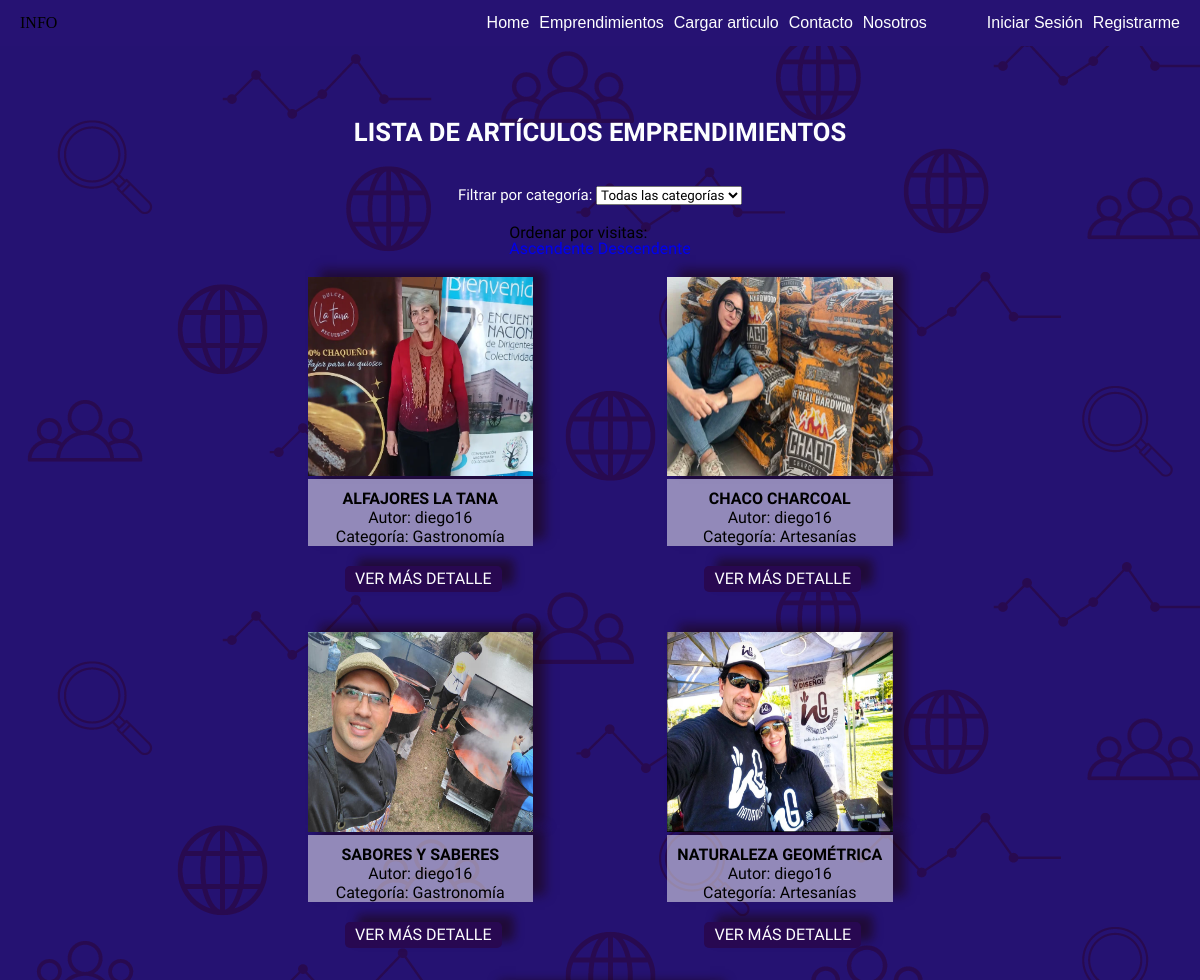
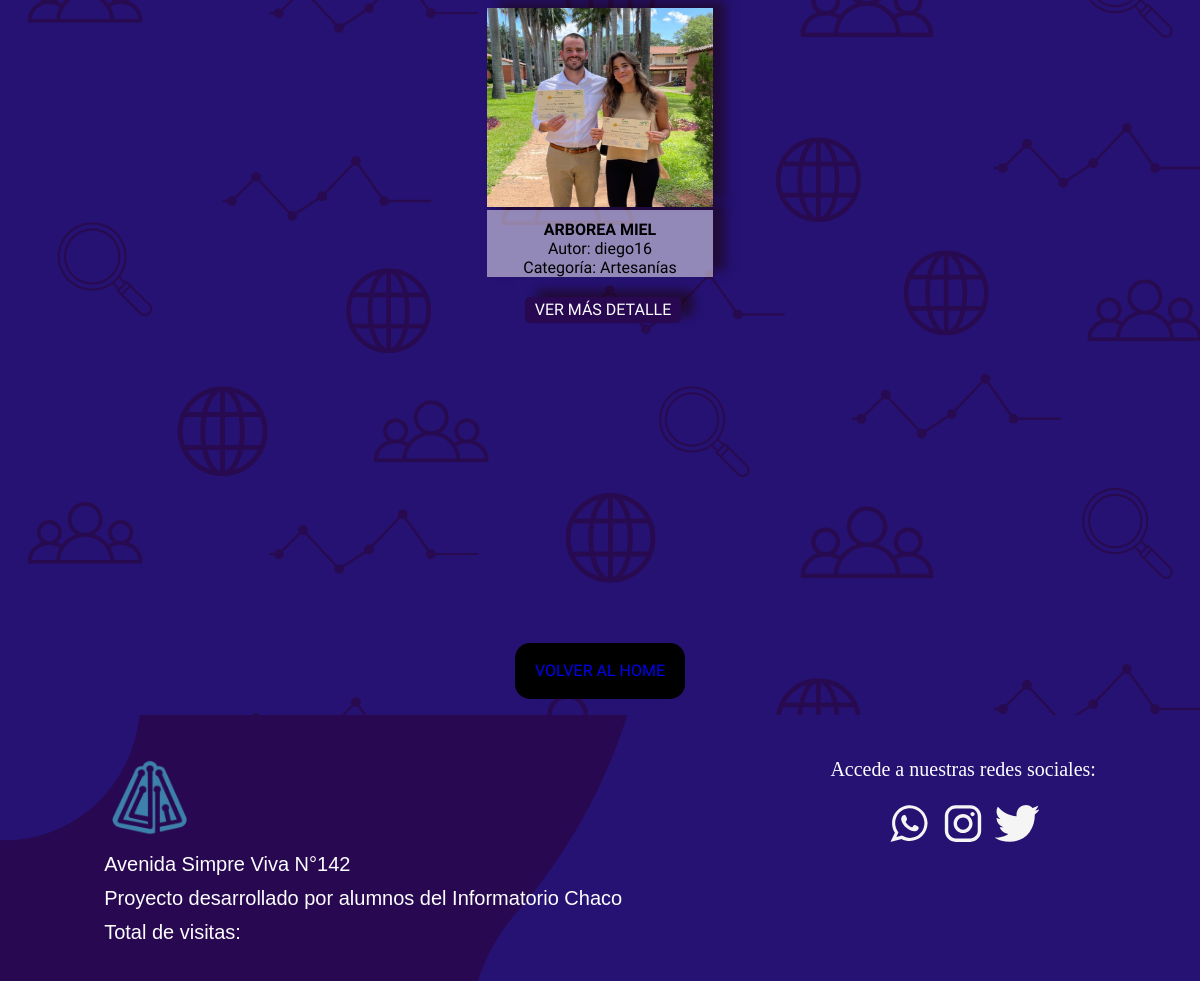
Screenshot of /emprendimientos/ with the database file from the repository (2 pictures, top to bottom).
### apps/emprendimientos/models.py (models this page shows, shortened)
class Articulo(models.Model):
    titulo = models.CharField(max_length=200)
    contenido = models.TextField()
    autor = models.ForeignKey(User, on_delete=models.CASCADE)
    categoria = models.ForeignKey(Categoria, on_delete=models.SET_NULL, null=True)
    fecha_publicacion = models.DateTimeField(auto_now_add=True)
    imagen = models.ImageField(upload_to='imagenes/', blank=True, null=True)
    destacado = models.BooleanField(default=False)
    visitas = models.PositiveIntegerField(default=0)

class Categoria(models.Model):
    nombre = models.CharField(max_length=100)
    descripcion = models.TextField(blank=True, null=True)

### apps/emprendimientos/views.py (the view)
# urls.py: path('', ArticuloListView.as_view(), name='lista_articulos'),
class ArticuloListView(ListView):
    model = Articulo
    template_name = 'emprendimientos/lista_articulos.html'
    context_object_name = 'articulos'
    def get_queryset(self):
        queryset = super().get_queryset()
        categoria_id = self.request.GET.get('categoria')
        ordenar_por = self.request.GET.get('ordenar_por')
        if categoria_id:
            queryset = queryset.filter(categoria_id=categoria_id)
        if ordenar_por == 'asc':
            queryset = queryset.order_by('visitas')
        elif ordenar_por == 'desc':
            queryset = queryset.order_by('-visitas')
        return queryset
    def get_context_data(self, **kwargs):
        context = super().get_context_data(**kwargs)
        context['categorias'] = Categoria.objects.all()
        return context

### templates/emprendimientos/lista_articulos.html (shortened to what this page needs)
{% extends 'base.html' %}
{% block contenido %}
<section class="contenedor__listas">
<div class="titulo__articulos">
    <h2>LISTA DE ARTÍCULOS EMPRENDIMIENTOS</h2>
</div>
     <div class="filtrado__lista">
         <form method="GET" action="">
            <label for="categoria">Filtrar por categoría:</label>
            <select name="categoria" id="categoria" onchange="this.form.submit()">
                <option value="">Todas las categorías</option>
            </select>
        </form>
    </div>
    <div class="ordenar__visitas">
        <h3>Ordenar por visitas:</h3>
        <a href="?ordenar_por=asc{% if request.GET.categoria %}&categoria={{ request.GET.categoria }}{% endif %}">Ascendente</a>
        <a href="?ordenar_por=desc{% if request.GET.categoria %}&categoria={{ request.GET.categoria }}{% endif %}">Descendente</a>
    </div>
    <div class="articulos__cargados">
        {% for articulo in object_list %}
        <div class="articulo-item">
            {% if articulo.imagen %}
            <a  href="{% url 'emprendimientos:detalle_articulo' articulo.pk %}">
                <img  class="imagen__cargadad" src="{{ articulo.imagen.url }}" alt="{{ articulo.titulo }}">
                {% else %}
                <p>No hay imagen disponible</p>
                {% endif %}
                <div class="articulo_caracteristicas">
                    <p class="articulo__titulo"> {{ articulo.titulo }}</p>
                    <p>Autor: {{ articulo.autor }}</p>
                    <p><strong>Categoría:</strong> {{ articulo.categoria.nombre }}</p>
                </div>
            </a>
            <a class="detalles" href="{% url 'emprendimientos:detalle_articulo' articulo.pk %}">VER MÁS DETALLE</a>
        </div>
        {% empty %}
        <div class="zero__articulos">
            <p>No hay artículos disponibles en esta categoría.</p>
        </div>
        {% endfor %}
    </div>
    <div class="boton__home">
        <a href="{% url 'index' %}">VOLVER AL HOME</a>
    </div>
</section>
{% endblock contenido %}

### static/css/style.css (style rules this page uses)
* { box-sizing: border-box; font-family: 'Work Sans'; margin: 0; padding: 0; }
html { scroll-behavior: smooth; }
:root { --color-purpura: rgb(40, 8, 81); --color-azulpupura: rgb(38, 18, 115); --color-azul-yankees: #092d51; --color-blanco: rgb(253, 254, 255); --color-negro: rgb(0, 0, 0); }
a { text-decoration: none; }

### static/css/lista_articulos.css (style rules this page uses)
.contenedor__listas { max-width: 1472px; padding-top: 100px; display: flex; flex-direction: column; align-items: center; justify-content: center; background-image: url('../img/fondoprueba.png'); }
.titulo__articulos { padding: 20px 0; font-size: 20px; color: var(--color-blanco); text-align: center; font-weight: bold; font-size: 160%; }
.filtrado__lista { padding: 20px 0; color: var(--color-blanco); font-size: 15px; }
.articulos__cargados { display: flex; padding: 0px 195px; flex-wrap: wrap; justify-content: center; align-content: center; align-items: center; padding-bottom: 300px; }
.articulo-item { display: flex; padding: 20px 67px; flex-direction: column; align-content: center; align-items: center; justify-content: space-evenly; }
.articulo_caracteristicas { padding-top: 10px; display: flex; flex-direction: column; width: 225.5px; background-color: rgba(255, 255, 255, 0.5); justify-content: center; align-items: center; align-content: center; flex-wrap: nowrap; text-align: center; line-height: 19px; color: var(--color-negro); box-shadow: 12px -7px 10px rgb(28 5 5 / 53%); }
.articulo_caracteristicas .articulo__titulo { display: flex; font-weight: bold; font-size: 100%; }
.detalles { background-color: var(--color-purpura); color: var(--color-blanco); margin: 20px 20px 0px 26px; padding: 5px 10px; border-radius: 5px; text-align: center; box-shadow: 12px -7px 10px rgb(28 5 5 / 53%); }
.imagen__cargadad { width: 225.5px; height: 199.5px; box-shadow: 12px -7px 10px rgb(28 5 5 / 53%); }
.boton__home { display: flex; justify-content: center; align-items: center; background: black; padding: 20px; margin-bottom: 20px; border-radius: 15px; }

### rows the page displays
Articulo: imagen (picture), titulo "ALFAJORES LA TANA", autor "diego16", categoria.nombre "Gastronomía"
Articulo: imagen (picture), titulo "CHACO CHARCOAL", autor "diego16", categoria.nombre "Artesanías"
Articulo: imagen (picture), titulo "SABORES Y SABERES", autor "diego16", categoria.nombre "Gastronomía"
Articulo: imagen (picture), titulo "NATURALEZA GEOMÉTRICA", autor "diego16", categoria.nombre "Artesanías"
Articulo: imagen (picture), titulo "ARBOREA MIEL", autor "diego16", categoria.nombre "Artesanías"
